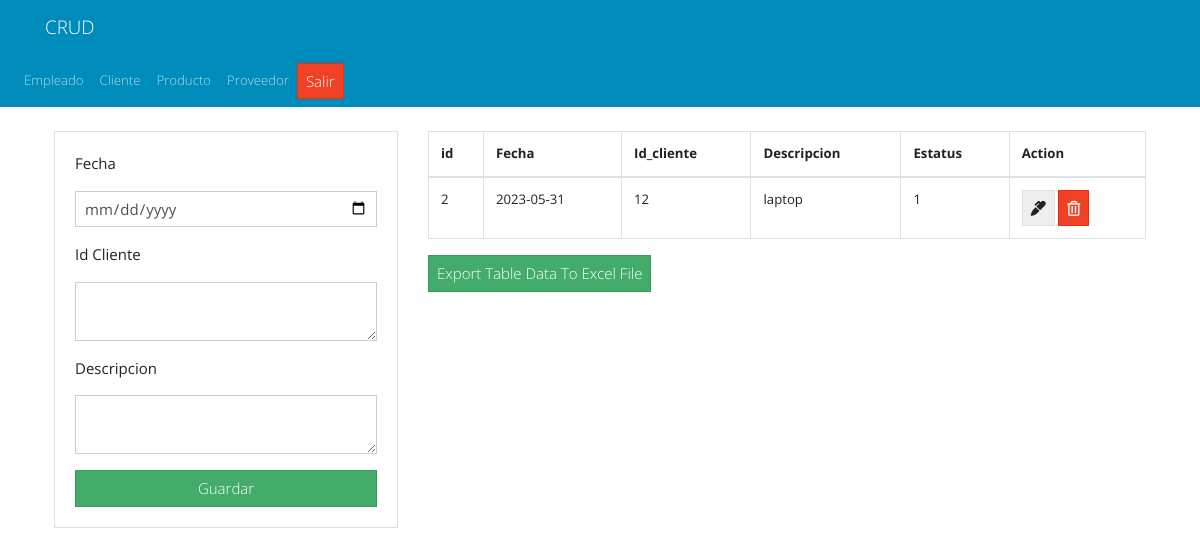
Page /tablas/venta.php on the committed database.
### tables this page shows
CREATE TABLE `venta` (
  `id` int(11) NOT NULL,
  `fecha` date NOT NULL,
  `id_cliente` int(11) DEFAULT NULL,
  `descripcion` varchar(100) NOT NULL,
  `estatus` int(11) NOT NULL
);

### tablas/venta.php (the view, shortened to what this page needs)
<?php include("../db.php"); ?>
<?php include('../includes/header.php'); ?>
<nav class="navbar navbar-expand-lg navbar-dark bg-primary">
            <ul class="navbar-nav">
              <li class="nav-item">
                <a class="nav-link" href="empleado.php">Empleado</a>
              </li>
              <li class="nav-item">
                <a class="nav-link" href="cliente.php">Cliente</a>
              </li>
              <li class="nav-item">
                <a class="nav-link" href="producto.php">Producto</a>
              </li>
              <li class="nav-item">
                <a class="nav-link" href="proveedor.php">Proveedor</a>
              </li>
              <a href="../inicia.php" class="btn btn-danger">Salir</a>
            </ul>
          </nav>
<main class="container p-4">
    <div class="row">
        <div class="col-md-4">
            <div class="card card-body">
                <form action="../saves/save_cliente.php" method="POST">
                    <div class="form-group">
                        <p>Fecha</p>
                        <input type="date" name="nombre" class="form-control" placeholder="" autofocus>
                    </div>
                    <div class="form-group">
                        <p>Id Cliente</p>
                        <textarea name="apellidoP" rows="2" class="form-control" placeholder=""></textarea>
                    </div>
                    <div class="form-group">
                        <p>Descripcion</p>
                        <textarea name="apellidoM" rows="2" class="form-control" placeholder=""></textarea>
                    </div>
                    <input type="submit" name="save_task" class="btn btn-success btn-block" value="Guardar">
                </form>
            </div>
        </div>
        <div class="col-md-8">
            <table id="tblData" class="table table-bordered">
                <thead>
                    <tr>
                        <th>id</th>
                        <th>Fecha</th>
                        <th>Id_cliente</th>
                        <th>Descripcion</th>
                        <th>Estatus</th>
                        <th>Action</th>
                    </tr>
                </thead>
                <tbody>
                    <?php
                    $query = "SELECT * FROM venta";
                    $result_tasks = mysqli_query($conn, $query);
                    while ($row = mysqli_fetch_assoc($result_tasks)) { ?>
                        <tr>
                            <td><?php echo $row['id']; ?></td>
                            <td><?php echo $row['fecha']; ?></td>
                            <td><?php echo $row['id_cliente']; ?></td>
                            <td><?php echo $row['descripcion']; ?></td>
                            <td><?php echo $row['estatus']; ?></td>
                            <td>
                                <a href="edit.php?id=<?php echo $row['id'] ?>" class="btn btn-secondary">
                                    <i class="fas fa-marker"></i>
                                </a>
                                <a href="../deletes/delete_cliente.php?id=<?php echo $row['id'] ?>" class="btn btn-danger">
                                    <i class="far fa-trash-alt"></i>
                                </a>
                            </td>
                        </tr>
                    <?php } ?>
                </tbody>
            </table>
            <button class="btn btn-success" onclick="exportTableToExcel('tblData')">Export Table Data To Excel File</button>
        </div>
    </div>
</main>
<?php include('../includes/footer.php'); ?>

### rows in the picture
venta: id "2", fecha "2023-05-31", id_cliente "12", descripcion "laptop", estatus "1"
